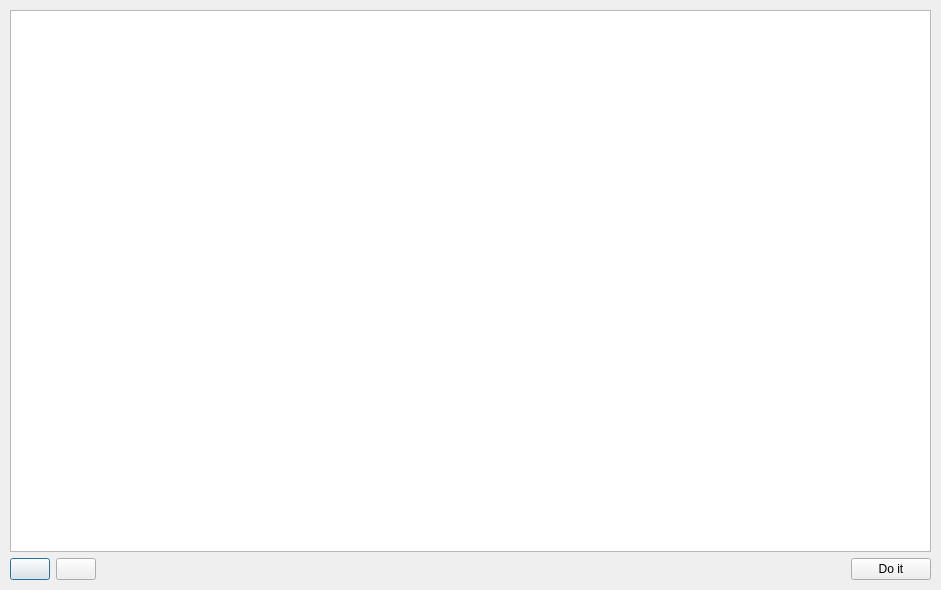
<?xml version="1.0" encoding="UTF-8"?>
<ui version="4.0">
 <class>Dialog</class>
 <widget class="QDialog" name="Dialog">
  <property name="geometry">
   <rect>
    <x>0</x>
    <y>0</y>
    <width>941</width>
    <height>590</height>
   </rect>
  </property>
  <property name="windowTitle">
   <string>Dialog</string>
  </property>
  <layout class="QVBoxLayout" name="verticalLayout">
   <property name="leftMargin">
    <number>1</number>
   </property>
   <property name="topMargin">
    <number>1</number>
   </property>
   <property name="rightMargin">
    <number>1</number>
   </property>
   <property name="bottomMargin">
    <number>1</number>
   </property>
   <item>
    <widget class="QFrame" name="frame">
     <property name="frameShape">
      <enum>QFrame::NoFrame</enum>
     </property>
     <property name="frameShadow">
      <enum>QFrame::Raised</enum>
     </property>
     <layout class="QVBoxLayout" name="verticalLayout_2">
      <property name="bottomMargin">
       <number>0</number>
      </property>
      <item>
       <widget class="QTreeView" name="treeView">
        <property name="alternatingRowColors">
         <bool>true</bool>
        </property>
        <property name="selectionMode">
         <enum>QAbstractItemView::ExtendedSelection</enum>
        </property>
        <property name="animated">
         <bool>true</bool>
        </property>
       </widget>
      </item>
     </layout>
    </widget>
   </item>
   <item>
    <widget class="QFrame" name="frame_2">
     <property name="frameShape">
      <enum>QFrame::NoFrame</enum>
     </property>
     <property name="frameShadow">
      <enum>QFrame::Raised</enum>
     </property>
     <layout class="QHBoxLayout" name="horizontalLayout">
      <property name="topMargin">
       <number>0</number>
      </property>
      <item>
       <widget class="QPushButton" name="accept_selected_pushButton">
        <property name="toolTip">
         <string>Accept selected</string>
        </property>
        <property name="text">
         <string/>
        </property>
        <property name="icon">
         <iconset resource="icons.qrc">
          <normaloff>:/Icons/icons/accept.png</normaloff>:/Icons/icons/accept.png</iconset>
        </property>
       </widget>
      </item>
      <item>
       <widget class="QPushButton" name="reject_selected_pushButton">
        <property name="toolTip">
         <string>Reject selected changes</string>
        </property>
        <property name="text">
         <string/>
        </property>
        <property name="icon">
         <iconset resource="icons.qrc">
          <normaloff>:/Icons/icons/delete.png</normaloff>:/Icons/icons/delete.png</iconset>
        </property>
       </widget>
      </item>
      <item>
       <spacer name="horizontalSpacer">
        <property name="orientation">
         <enum>Qt::Horizontal</enum>
        </property>
        <property name="sizeHint" stdset="0">
         <size>
          <width>632</width>
          <height>20</height>
         </size>
        </property>
       </spacer>
      </item>
      <item>
       <widget class="QPushButton" name="doit_pushButton">
        <property name="toolTip">
         <string>Process all changes as especified</string>
        </property>
        <property name="text">
         <string>Do it</string>
        </property>
        <property name="icon">
         <iconset resource="icons.qrc">
          <normaloff>:/Icons/icons/accept2.png</normaloff>:/Icons/icons/accept2.png</iconset>
        </property>
       </widget>
      </item>
     </layout>
    </widget>
   </item>
  </layout>
 </widget>
 <resources>
  <include location="icons.qrc"/>
 </resources>
 <connections/>
</ui>
